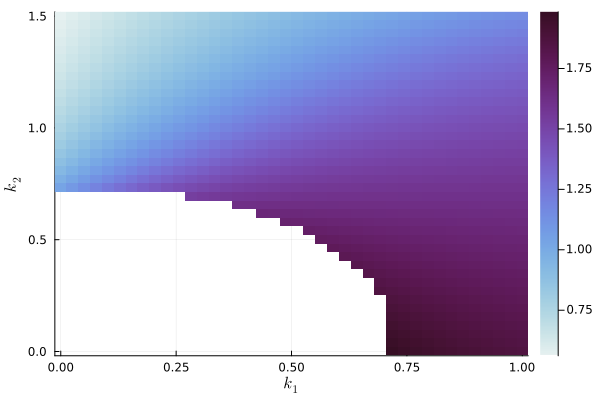

The script that saved this image:
using Pkg
Pkg.activate(pwd())

using Plots, DifferentialEquations, LaTeXStrings, Statistics, Peaks, DelimitedFiles, Roots, SpecialFunctions, Interpolations, Dates, ProgressBars, BenchmarkTools, Measures

function integrate(f, p, u0, times; cb=nothing, transient=0, int_method=Euler(), dt=0.001)
    # Helper function to integrate a system of ode
    prob = ODEProblem(f, u0, (times[1], times[end] + transient), p, callback=cb)
    sol = solve(prob, int_method, dt=dt, saveat=times .+ transient)
    return sol
end

function coupling_atan(x)
    return atan(8 * (1 - x)) / 8 + x
end


function cluster_detect(points; max_clusters=4, thresh=0.05)
    # Function that takes in a list of complex numbers and figures out how many tight clusters there are

    # iterates over possible cycle lengths and checks if each cycle lengths is of order i
    for i in 1:max_clusters
        sections = points[1:i:end] # list of points with the given cycle as interval

        # check if distance of points from their mean is within treshhold
        mm = mean(sections) # average positions of points
        farthest = maximum(abs.(sections .- mm))    # highest distance between points and their average (a perfect cluster would have this as 0)
        if farthest < thresh
            return i    # if we detect that all the points are close enough to the mean, then we conclude that the system is in this cyclic regime
        end
    end

    return NaN # if we go through all the cycles and none present a cyclic behaviour, then we conclude that they are not entrained
end

# Define system
function f(du, u, p, t)
    du[1] = coupling_atan(u[3]) * 2 * π + p[2] * sin(u[2] - u[1])
    du[2] = 2 * π * p[1]
    du[3] = -p[3] * (u[3]) + p[4] * sin(u[4]) * u[3]
    du[4] = 2 * π * p[1]
end


function get_phases(p, u0; thresh=0.05, plot_traj=false)

    # Pulse Callback
    condition(u, t, integrator) = sin((u[1]) / 2)
    affect!(integrator) = integrator.u[3] += p[3]
    cb = ContinuousCallback(condition, affect!, save_positions=(false, false))


    # Times 
    final_time = 20 / p[1]
    times = 0:0.005:final_time

    # Integration
    sol = integrate(f, p, u0, times, transient=1000 / p[1], cb=cb)


    # Get the peaks
    phi_peaks = argmaxima(cos.(sol[1, :]))      # index of the peaks for phi
    theta_peaks = argmaxima(cos.(sol[2, :]))    # index of the peaks for thea 

    # Get the position around unit circle
    phi_phases = exp.(-sol[1, theta_peaks] * 1im)
    theta_phases = exp.(sol[2, phi_peaks] * 1im)



    if plot_traj == true
        # trajectories
        tt = times
        ϕt = cos.(sol[1, :])
        θ1t = cos.(sol[2, :])
        xt = sol[3, :]
        θ2t = cos.(sol[4, :])


        plt1 = plot(tt, ϕt, label=L"\cos(\phi)", lc=1, xlabel="Time", ylabel="Amplitude", bottommargin=-5mm)
        plot!(plt1, tt, xt, label=L"x", lc=3)
        plot!(plt1, tt, θ1t, label=L"\cos(\theta_1)", lc=2)
        plot!(plt1, tt, θ2t, label=L"\cos(\theta_2)", lc=2, linestyle=:dash)
        plot!(plt1, title=string("amp: ", p[2], " per: ", 1 / p[1]))

        # Plot the unit circle 
        plt2 = plot(exp.((0:2*π*0.01:2*π) * 1im), color=:grey, linewidth=1, label=nothing)
        scatter!(plt2, phi_phases, alpha=0.5, color=:brown2, label=L"\phi")
        scatter!(plt2, theta_phases, alpha=0.5, color=:skyblue, label=L"\theta")

        # Plot the unit circle 
        plt3 = plot(exp.((0:2*π*0.01:2*π) * 1im), color=:grey, linewidth=1, title=L"\theta")
        scatter!(plt3, theta_phases, alpha=0.5, color=:skyblue)


        l = @layout [a; a]

        plot(plt1, plt2, layout=l, aspect_ratio=1.0)

        savefig(string("test_figs/", "test", ".png"))
        savefig(string("test_figs/", now(), ".png"))
    end

    return phi_phases, theta_phases
end


function main()
    println("Simulating data for entrainment competition")
    # Ranges of amplitudesto iterate over
    amps1 = LinRange(0, 1.0, 40)
    amps2 = LinRange(0, 1.5, 40)

    # Grid to store the entrainment phases
    entrain_grid = fill(NaN, size(amps1)..., size(amps2)...)

    # iterate over all amplitude combination
    for (j, amp1) in ProgressBar(enumerate(amps1))
        for (i, amp2) in enumerate(amps2)
            phases = get_phases(
                [   # Parameters
                    1.2,    # Frequency
                    amp1,    # coupling 1
                    1.0,    #alpha
                    amp2,    # coupling 2
                ],
                [
                    0.0, # phi
                    0.0, # theta 1
                    1.1, # x 
                    0.0 + π, # theta 2
                ]
            )[1]
            if cluster_detect(phases) == 1
                entrain_grid[j, i] = angle(phases[end])
            end
        end
    end

    return entrain_grid, amps1, amps2
end

# Get data
dat, amp1, amp2 = main()

# Plotting
plot(xlabel=L"k_1", ylabel=L"k_2")
heatmap!(amp1, amp2, dat, color=:dense)
savefig("individual_scripts/competition.png")

# store to disk
writedlm("test_write/competition.csv", dat)